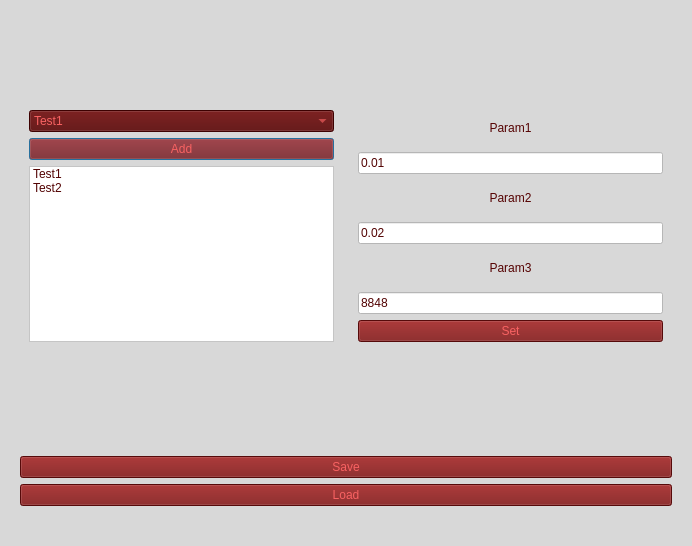
<?xml version="1.0" encoding="UTF-8"?>
<ui version="4.0">
 <class>AddTestWindow</class>
 <widget class="QDialog" name="AddTestWindow">
  <property name="geometry">
   <rect>
    <x>0</x>
    <y>0</y>
    <width>692</width>
    <height>546</height>
   </rect>
  </property>
  <property name="windowTitle">
   <string>AddTest</string>
  </property>
  <property name="windowOpacity">
   <double>1.000000000000000</double>
  </property>
  <property name="styleSheet">
   <string notr="true">background-color:#D8D8D8;</string>
  </property>
  <layout class="QVBoxLayout" name="verticalLayout_4">
   <item>
    <spacer name="verticalSpacer_3">
     <property name="orientation">
      <enum>Qt::Vertical</enum>
     </property>
     <property name="sizeHint" stdset="0">
      <size>
       <width>20</width>
       <height>55</height>
      </size>
     </property>
    </spacer>
   </item>
   <item>
    <spacer name="verticalSpacer_4">
     <property name="orientation">
      <enum>Qt::Vertical</enum>
     </property>
     <property name="sizeHint" stdset="0">
      <size>
       <width>20</width>
       <height>56</height>
      </size>
     </property>
    </spacer>
   </item>
   <item>
    <widget class="QWidget" name="Info_Area" native="true">
     <layout class="QHBoxLayout" name="horizontalLayout">
      <item>
       <widget class="QWidget" name="TestArea" native="true">
        <layout class="QVBoxLayout" name="verticalLayout_3">
         <item>
          <widget class="QComboBox" name="Test_Combo">
           <property name="layoutDirection">
            <enum>Qt::LeftToRight</enum>
           </property>
           <property name="styleSheet">
            <string notr="true">background-color:#550202;color:#F86262</string>
           </property>
           <item>
            <property name="text">
             <string>Test1</string>
            </property>
           </item>
           <item>
            <property name="text">
             <string>Test2</string>
            </property>
           </item>
           <item>
            <property name="text">
             <string>Test3</string>
            </property>
           </item>
           <item>
            <property name="text">
             <string>Test4</string>
            </property>
           </item>
          </widget>
         </item>
         <item>
          <widget class="QPushButton" name="Addbtn">
           <property name="styleSheet">
            <string notr="true">background-color:#790E0E;color:#F86262</string>
           </property>
           <property name="text">
            <string>Add</string>
           </property>
          </widget>
         </item>
         <item>
          <widget class="QListWidget" name="Test_List">
           <property name="styleSheet">
            <string notr="true">background-color:#FFFFFF;color:#520202</string>
           </property>
           <item>
            <property name="text">
             <string>Test1</string>
            </property>
           </item>
           <item>
            <property name="text">
             <string>Test2</string>
            </property>
           </item>
          </widget>
         </item>
        </layout>
       </widget>
      </item>
      <item>
       <widget class="QWidget" name="InputArea" native="true">
        <layout class="QVBoxLayout" name="verticalLayout_2">
         <item>
          <widget class="QLabel" name="Param1_lbl">
           <property name="styleSheet">
            <string notr="true">background-color:#D8D8D8;color:#550202</string>
           </property>
           <property name="text">
            <string>Param1</string>
           </property>
           <property name="alignment">
            <set>Qt::AlignCenter</set>
           </property>
          </widget>
         </item>
         <item>
          <widget class="QLineEdit" name="Param1_input">
           <property name="styleSheet">
            <string notr="true">background-color:#FFFFFF;color:#520202</string>
           </property>
           <property name="text">
            <string>0.01</string>
           </property>
          </widget>
         </item>
         <item>
          <widget class="QLabel" name="Param2_lbl">
           <property name="styleSheet">
            <string notr="true">background-color:#D8D8D8;color:#550202</string>
           </property>
           <property name="text">
            <string>Param2</string>
           </property>
           <property name="alignment">
            <set>Qt::AlignCenter</set>
           </property>
          </widget>
         </item>
         <item>
          <widget class="QLineEdit" name="Param2_input">
           <property name="styleSheet">
            <string notr="true">background-color:#FFFFFF;color:#520202</string>
           </property>
           <property name="text">
            <string>0.02</string>
           </property>
          </widget>
         </item>
         <item>
          <widget class="QLabel" name="Param3_lbl">
           <property name="styleSheet">
            <string notr="true">background-color:#D8D8D8;color:#550202</string>
           </property>
           <property name="text">
            <string>Param3</string>
           </property>
           <property name="alignment">
            <set>Qt::AlignCenter</set>
           </property>
          </widget>
         </item>
         <item>
          <widget class="QLineEdit" name="Param3_input">
           <property name="styleSheet">
            <string notr="true">background-color:#FFFFFF;color:#520202</string>
           </property>
           <property name="text">
            <string>8848</string>
           </property>
          </widget>
         </item>
         <item>
          <widget class="QPushButton" name="Setbtn">
           <property name="styleSheet">
            <string notr="true">background-color:#790E0E;color:#F86262</string>
           </property>
           <property name="text">
            <string>Set</string>
           </property>
          </widget>
         </item>
        </layout>
       </widget>
      </item>
     </layout>
    </widget>
   </item>
   <item>
    <spacer name="verticalSpacer_2">
     <property name="orientation">
      <enum>Qt::Vertical</enum>
     </property>
     <property name="sizeHint" stdset="0">
      <size>
       <width>20</width>
       <height>55</height>
      </size>
     </property>
    </spacer>
   </item>
   <item>
    <spacer name="verticalSpacer">
     <property name="orientation">
      <enum>Qt::Vertical</enum>
     </property>
     <property name="sizeHint" stdset="0">
      <size>
       <width>20</width>
       <height>56</height>
      </size>
     </property>
    </spacer>
   </item>
   <item>
    <widget class="QWidget" name="ButtonArea" native="true">
     <layout class="QVBoxLayout" name="verticalLayout">
      <item>
       <widget class="QPushButton" name="Savebtn">
        <property name="styleSheet">
         <string notr="true">background-color:#790E0E;color:#F86262</string>
        </property>
        <property name="text">
         <string>Save</string>
        </property>
       </widget>
      </item>
      <item>
       <widget class="QPushButton" name="Loadbtn">
        <property name="styleSheet">
         <string notr="true">background-color:#790E0E;color:#F86262</string>
        </property>
        <property name="text">
         <string>Load</string>
        </property>
       </widget>
      </item>
     </layout>
    </widget>
   </item>
   <item>
    <spacer name="horizontalSpacer">
     <property name="orientation">
      <enum>Qt::Horizontal</enum>
     </property>
     <property name="sizeHint" stdset="0">
      <size>
       <width>671</width>
       <height>20</height>
      </size>
     </property>
    </spacer>
   </item>
  </layout>
 </widget>
 <resources/>
 <connections/>
</ui>
